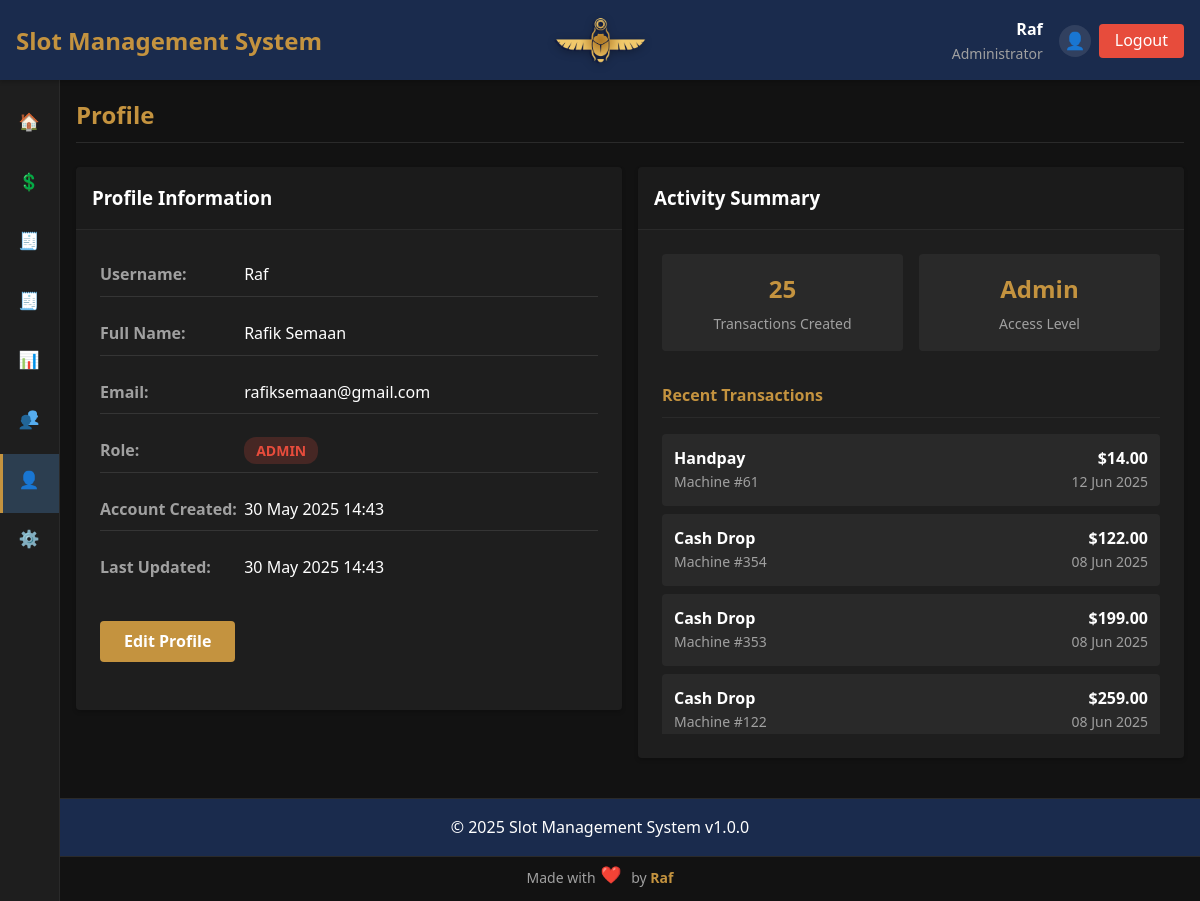
The app's page /index.php?page=profile (signed in), older data.
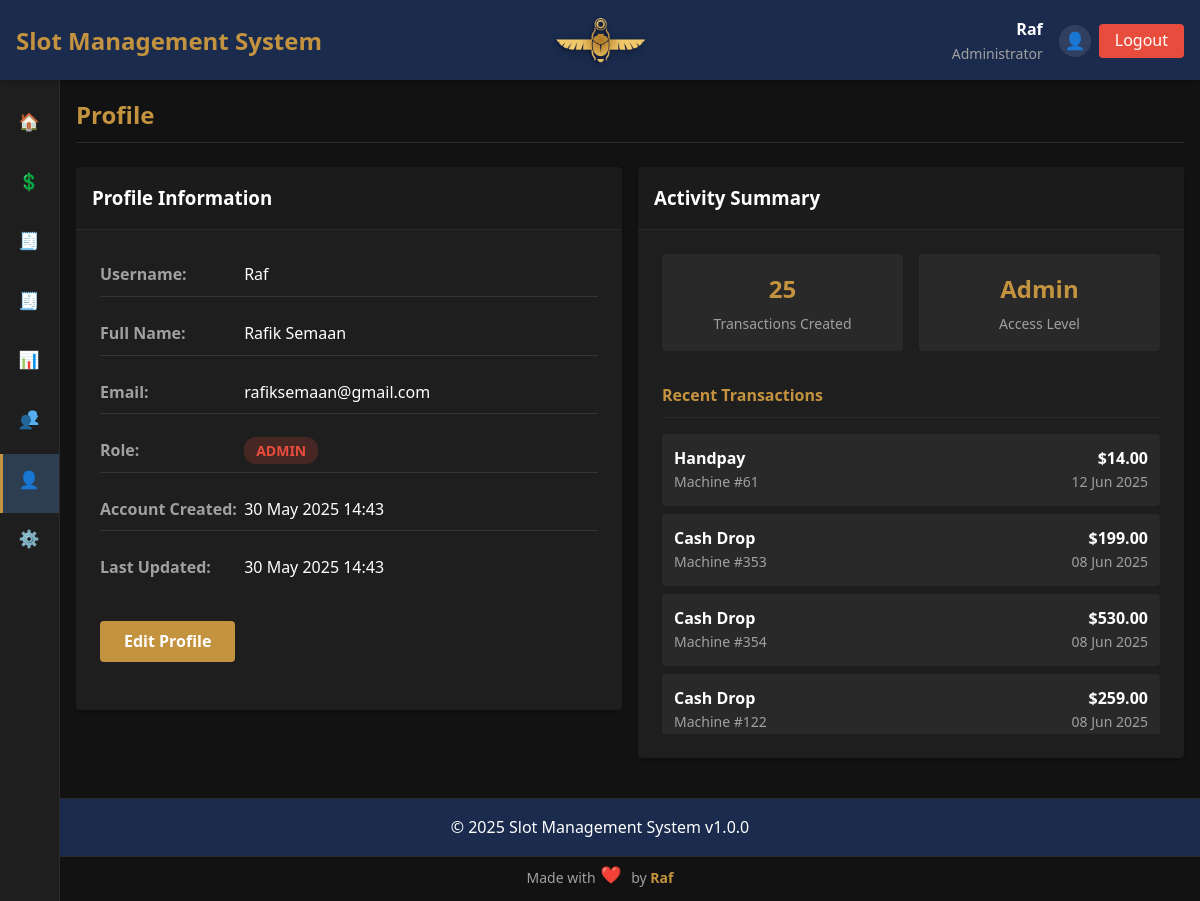
The same page, newer data.
### tables this page shows
CREATE TABLE `users` (
  `id` int NOT NULL AUTO_INCREMENT,
  `username` varchar(50) NOT NULL,
  `password` varchar(255) NOT NULL,
  `name` varchar(100) NOT NULL,
  `email` varchar(100) NOT NULL,
  `role` enum('admin','editor','viewer') NOT NULL,
  `status` enum('Active','Inactive','Maintenance','Reserved') NOT NULL DEFAULT 'Active',
  `created_at` timestamp NULL DEFAULT CURRENT_TIMESTAMP,
  `updated_at` timestamp NULL DEFAULT CURRENT_TIMESTAMP ON UPDATE CURRENT_TIMESTAMP,
  PRIMARY KEY (`id`),
  UNIQUE KEY `username` (`username`),
  UNIQUE KEY `email` (`email`)
);

CREATE TABLE `transactions` (
  `id` int NOT NULL AUTO_INCREMENT,
  `machine_id` int NOT NULL,
  `transaction_type_id` int NOT NULL,
  `amount` decimal(10,2) NOT NULL,
  `timestamp` timestamp NOT NULL DEFAULT CURRENT_TIMESTAMP,
  `user_id` int NOT NULL,
  `notes` text,
  `created_at` timestamp NULL DEFAULT CURRENT_TIMESTAMP,
  `updated_at` timestamp NULL DEFAULT CURRENT_TIMESTAMP ON UPDATE CURRENT_TIMESTAMP,
  PRIMARY KEY (`id`),
  KEY `machine_id` (`machine_id`),
  KEY `transaction_type_id` (`transaction_type_id`),
  KEY `user_id` (`user_id`)
);

CREATE TABLE `transaction_types` (
  `id` int NOT NULL AUTO_INCREMENT,
  `name` varchar(50) NOT NULL,
  `category` enum('OUT','DROP') NOT NULL,
  `description` text,
  `created_at` timestamp NULL DEFAULT CURRENT_TIMESTAMP,
  `updated_at` timestamp NULL DEFAULT CURRENT_TIMESTAMP ON UPDATE CURRENT_TIMESTAMP,
  PRIMARY KEY (`id`),
  UNIQUE KEY `name` (`name`)
);

CREATE TABLE `machines` (
  `id` int NOT NULL AUTO_INCREMENT,
  `machine_number` varchar(50) NOT NULL,
  `brand_id` int DEFAULT NULL,
  `model` varchar(100) NOT NULL,
  `type_id` int DEFAULT NULL,
  `credit_value` decimal(10,2) NOT NULL,
  `manufacturing_year` int DEFAULT NULL,
  `ip_address` varchar(15) DEFAULT NULL,
  `mac_address` varchar(17) DEFAULT NULL,
  `serial_number` varchar(100) DEFAULT NULL,
  `status` enum('Active','Inactive','Maintenance','Reserved') NOT NULL DEFAULT 'Active',
  `created_at` timestamp NULL DEFAULT CURRENT_TIMESTAMP,
  `updated_at` timestamp NULL DEFAULT CURRENT_TIMESTAMP ON UPDATE CURRENT_TIMESTAMP,
  PRIMARY KEY (`id`),
  UNIQUE KEY `machine_number` (`machine_number`),
  UNIQUE KEY `serial_number` (`serial_number`),
  KEY `brand_id` (`brand_id`),
  KEY `type_id` (`type_id`)
);

### config/config.php (called while the page is built, shortened)
<?php
$app_name = 'Slot Management System';
$app_version = '1.0.0';
    ?>
    <?php
$user_roles = [
    'admin' => 'Administrator',
    'editor' => 'Editor',
    'viewer' => 'Viewer'
];
?>

### includes/functions.php (called while the page is built, shortened)
<?php
if (!function_exists('format_datetime')) {
    function format_datetime($timestamp, $format = 'd M Y H:i:s') {
        try {
            $dt = new DateTime($timestamp, new DateTimeZone('UTC'));
            $dt->setTimezone(new DateTimeZone('Africa/Cairo'));
            return $dt->format($format);
        } catch (Exception $e) {
            return 'Invalid date';
        }
    }
}
function format_currency($amount) {
    return '$' . number_format((float)$amount, 2);
}
function icon($name) {
    return ICON_PATH . '/' . $name . '.png';
}
?>

### pages/profile/view.php (the view, shortened to what this page needs)
<?php
try {
    $stmt = $conn->prepare("SELECT * FROM users WHERE id = ?");
    $stmt->execute([$_SESSION['user_id']]);
    $user = $stmt->fetch(PDO::FETCH_ASSOC);
} catch (PDOException $e) {
    $error = "Database error: " . $e->getMessage();
}
try {
    $stmt = $conn->prepare("SELECT COUNT(*) as transaction_count FROM transactions WHERE user_id = ?");
    $stmt->execute([$_SESSION['user_id']]);
    $stats = $stmt->fetch(PDO::FETCH_ASSOC);
    $stmt = $conn->prepare("
        SELECT t.*, m.machine_number, tt.name as transaction_type, tt.category
        FROM transactions t
        JOIN machines m ON t.machine_id = m.id
        JOIN transaction_types tt ON t.transaction_type_id = tt.id
        WHERE t.user_id = ?
        ORDER BY t.timestamp DESC
        LIMIT 5
    ");
    $stmt->execute([$_SESSION['user_id']]);
    $recent_transactions = $stmt->fetchAll(PDO::FETCH_ASSOC);
} catch (PDOException $e) {
    $stats = ['transaction_count' => 0];
    $recent_transactions = [];
}
?>
<div class="profile-view fade-in">
    <div class="row">
        <div class="col-6">
            <div class="card">
                <div class="card-header">
                    <h3>Profile Information</h3>
                </div>
                <div class="card-body">
                    <?php if (isset($error)): ?>
                        <div class="alert alert-danger"><?php echo htmlspecialchars($error); ?></div>
                    <?php else: ?>
                        <div class="profile-details">
                            <div class="detail-group">
                                <strong>Username:</strong>
                                <span><?php echo htmlspecialchars($user['username']); ?></span>
                            </div>
                            <div class="detail-group">
                                <strong>Full Name:</strong>
                                <span><?php echo htmlspecialchars($user['name']); ?></span>
                            </div>
                            <div class="detail-group">
                                <strong>Email:</strong>
                                <span><?php echo htmlspecialchars($user['email']); ?></span>
                            </div>
                            <div class="detail-group">
                                <strong>Role:</strong>
                                <span class="role-badge role-<?php echo $user['role']; ?>">
                                    <?php echo ucfirst($user['role']); ?>
                                </span>
                            </div>
                            <div class="detail-group">
                                <strong>Account Created:</strong>
                                <span><?php echo format_datetime($user['created_at'], 'd M Y H:i'); ?></span>
                            </div>
                            <div class="detail-group">
                                <strong>Last Updated:</strong>
                                <span><?php echo format_datetime($user['updated_at'], 'd M Y H:i'); ?></span>
                            </div>
                        </div>
                        <div class="form-group" style="margin-top: 2rem;">
                            <a href="index.php?page=profile&action=edit" class="btn btn-primary">Edit Profile</a>
                        </div>
                    <?php endif; ?>
                </div>
            </div>
        </div>
        <div class="col-6">
            <div class="card">
                <div class="card-header">
                    <h3>Activity Summary</h3>
                </div>
                <div class="card-body">
                    <div class="stats-grid">
                        <div class="stat-item">
                            <div class="stat-value"><?php echo $stats['transaction_count']; ?></div>
                            <div class="stat-label">Transactions Created</div>
                        </div>
                        <div class="stat-item">
                            <div class="stat-value"><?php echo ucfirst($user['role']); ?></div>
                            <div class="stat-label">Access Level</div>
                        </div>
                    </div>
                    <?php if (!empty($recent_transactions)): ?>
                        <div class="recent-activity" style="margin-top: 2rem;">
                            <h4>Recent Transactions</h4>
                            <div class="activity-list">
                                <?php foreach ($recent_transactions as $transaction): ?>
                                    <div class="activity-item">
                                        <div class="activity-info">
                                            <strong><?php echo htmlspecialchars($transaction['transaction_type']); ?></strong>
                                            <span class="activity-machine">Machine #<?php echo htmlspecialchars($transaction['machine_number']); ?></span>
                                        </div>
                                        <div class="activity-meta">
                                            <span class="activity-amount"><?php echo format_currency($transaction['amount']); ?></span>
                                            <span class="activity-date"><?php echo format_datetime($transaction['timestamp'], 'd M Y'); ?></span>
                                        </div>
                                    </div>
                                <?php endforeach; ?>
                            </div>
                        </div>
                    <?php endif; ?>
                </div>
            </div>
        </div>
    </div>
</div>

### includes/header.php (shortened to what this page needs)
<?php
$page = $_GET['page'] ?? 'dashboard';
?>
<!DOCTYPE html>
<html lang="en">
<head>
    <link rel="stylesheet" href="assets/css/styles.css">
</head>
<body>
    <div class="app-container">
        <header class="app-header">
            <div class="logo">
                <h1><?php echo $app_name; ?></h1>
			</div>
			<div class="logopic">
				<img src="<?= icon('sgc') ?>" alt="Logo" />
			</div>
			<div class="user-info">
                <div class="user-details">
                    <span class="username"><?php echo $_SESSION['username']; ?></span>
                    <span class="role"><?php echo $user_roles[$_SESSION['user_role']]; ?></span>
                </div>
                <div class="user-actions">
                    <a href="index.php?page=profile" class="profile-btn" title="My Profile">
                        <span class="menu-icon"><img src="<?= icon('profile') ?>" alt="Profile" /></span>
                    </a>
                    <a href="logout.php" class="logout-btn">Logout</a>
                </div>
            </div>
        </header>
        <div class="main-container">
            <aside class="sidebar" id="sidebar">
    <nav class="main-nav">
        <ul>
            <li><a href="index.php?page=dashboard" class="<?= $page == 'dashboard' ? 'active' : '' ?>">
                <span class="menu-icon"><img src="<?= icon('home') ?>" alt="Dashboard" /></span>
            </a></li>
            <li><a href="index.php?page=transactions" class="<?= $page == 'transactions' ? 'active' : '' ?>">
                <span class="menu-icon"><img src="<?= icon('dollar-sign') ?>" alt="transactions" /></span>
            </a></li>
            <li><a href="index.php?page=general_report" class="<?= $page == 'general_report' ? 'active' : '' ?>">
                <span class="menu-icon"><img src="<?= icon('report') ?>" alt="general_report" /></span>
            </a></li>
            <li><a href="index.php?page=reports" class="<?= $page == 'reports' ? 'active' : '' ?>">
                <span class="menu-icon"><img src="<?= icon('report') ?>" alt="reports" /></span>
            </a></li>
			<li><a href="index.php?page=custom_report" class="<?= $page == 'custom_report' ? 'active' : '' ?>">
                <span class="menu-icon"><img src="<?= icon('report-chart') ?>" alt="custom_report" /></span>
            </a></li>
            <li><a href="index.php?page=guest_tracking" class="<?= $page == 'guest_tracking' ? 'active' : '' ?>">
                <span class="menu-icon"><img src="<?= icon('users') ?>" alt="guest_tracking" /></span>
            </a></li>
            <li><a href="index.php?page=profile" class="<?= $page == 'profile' ? 'active' : '' ?>">
                <span class="menu-icon"><img src="<?= icon('profile') ?>" alt="profile" /></span>
            </a></li>
            <?php if ($_SESSION['user_role'] == 'admin'): ?>
			<li class="settings-menu <?= in_array($page, ['machines', 'brands', 'machine_types', 'machine_groups', 'users']) ? 'open active' : '' ?>">
                <a href="#" class="settings-toggle">
                    <span class="menu-icon"><img src="<?= icon('settings') ?>" alt="Settings" /></span>
                </a>
            </li>
            <?php endif; ?>
        </ul>
    </nav>
</aside>
            <main class="content">
                <div class="page-header">
                    <h2><?php echo ucfirst($page == 'custom_report' ? 'Custom Report' : ($page == 'general_report' ? 'General Report' : ($page == 'guest_tracking' ? 'Guest Tracking' : $page))); ?></h2>
                </div>
                <div class="page-content">

### index.php (shortened to what this page needs)
<?php
require_once 'config/config.php';
require_once 'includes/functions.php';
include 'includes/header.php';
$page = isset($_GET['page']) ? $_GET['page'] : 'dashboard';
$allowed = true;
if ($allowed) {
    $file_path = 'pages/' . $page . '.php';
    if (file_exists($file_path)) {
        include $file_path;
    } else {
        include 'pages/404.php';
    }
} else {
    include 'pages/access_denied.php';
}
include 'includes/footer.php';
?>

### pages/profile.php (shortened to what this page needs)
<?php
$action = isset($_GET['action']) ? $_GET['action'] : 'view';
switch ($action) {
    case 'view':
    default:
        include 'profile/view.php';
        break;
}

### includes/footer.php (shortened to what this page needs)
</div>
            </main>
        </div>
        <footer class="app-footer">
            <div class="footer-content">
                <p>&copy; <?php echo date('Y'); ?> <?php echo $app_name; ?> v<?php echo $app_version; ?></p>
            </div>
        </footer>
        <div class="footer-credit">
            <p>Made with <span class="menu-icon heart"><img src="<?= icon('heart') ?>" alt="heart" /></span>by <strong>Raf</strong></p>
        </div>
    </div>
</body>
</html>

Row changes from the older to the newer data that the page shows:
shown differently, row unchanged: transactions (number 2 of 4 on the later page): moves up the list
changed transactions (number 3 of 4 on the later page): amount "$122.00" → "$530.00"
